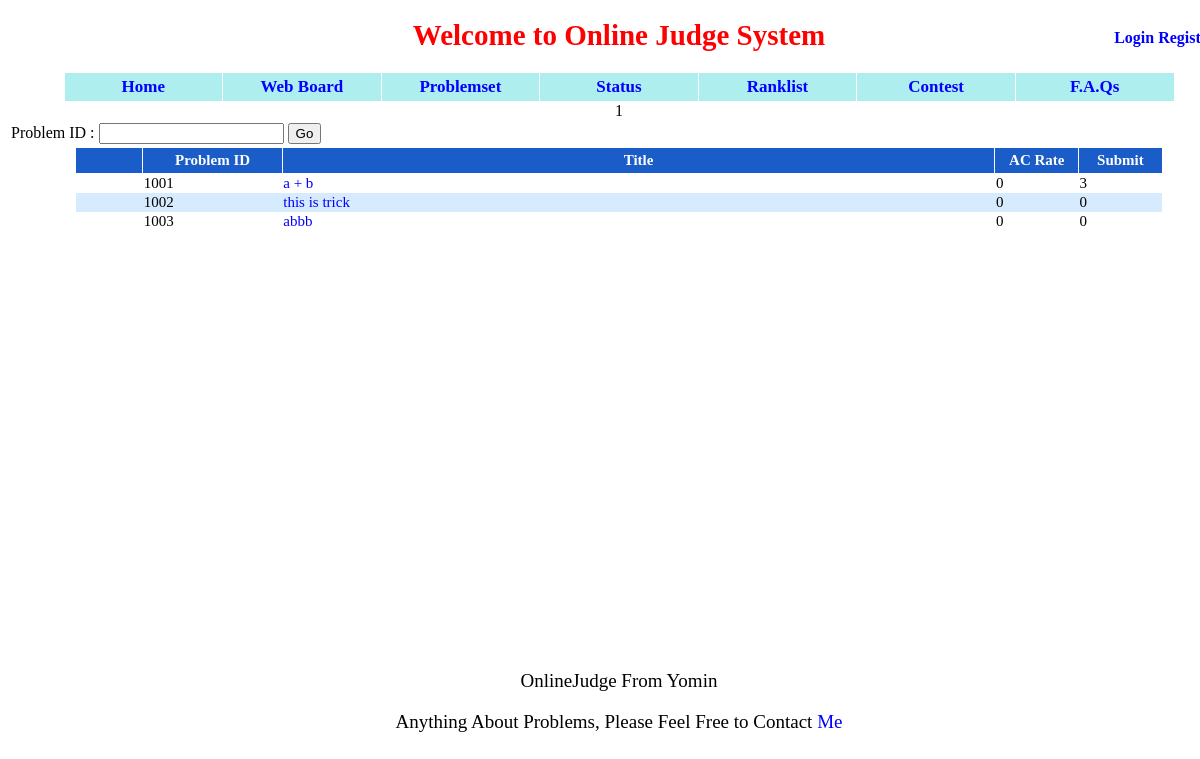
The app's page /problemset/, older data.
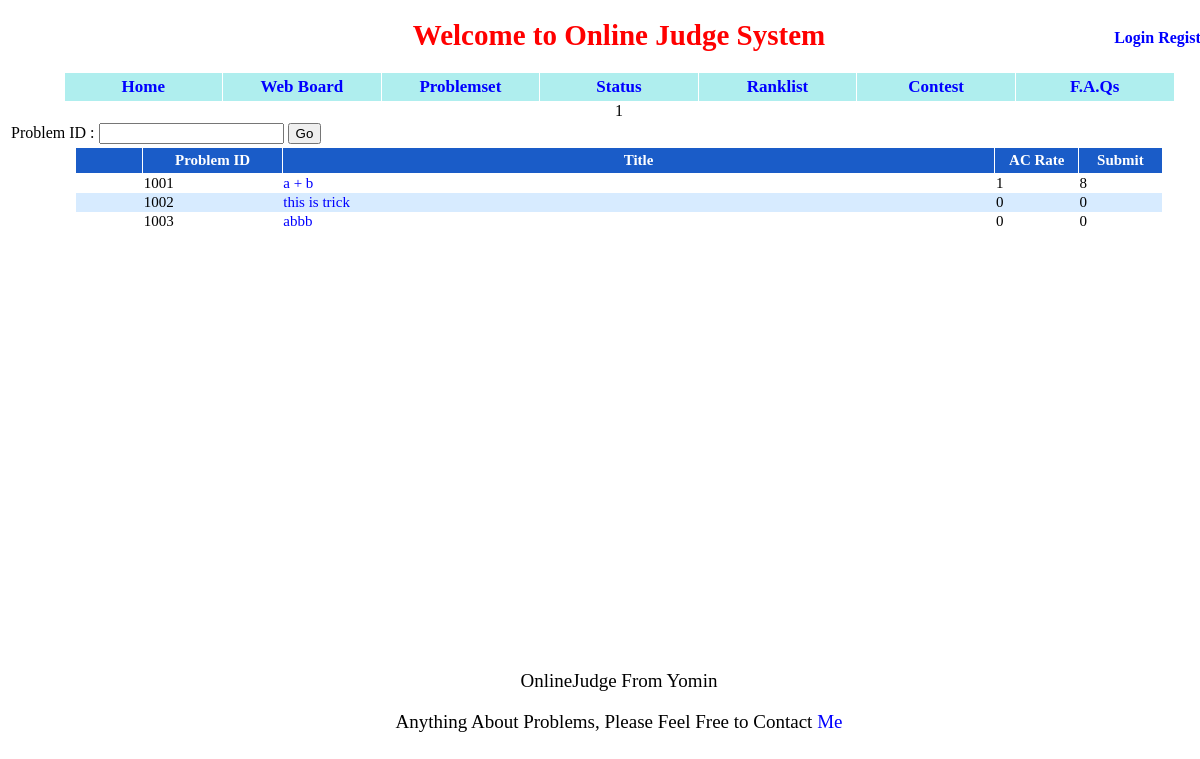
The same page, newer data.
### appfile/models.py (models this page shows, shortened)
class Problem(db.Model):
    pid = db.Column(db.Integer, primary_key=True)
    title = db.Column(db.String(299))
    description = db.Column(db.Text)
    pinput = db.Column(db.Text)
    poutput = db.Column(db.Text)
    sinput = db.Column(db.Text)
    soutput = db.Column(db.Text)
    hint = db.Column(db.Text)
    time_limit = db.Column(db.Integer)
    memory_limit = db.Column(db.Integer)
    ac_count = db.Column(db.Integer, default = 0)
    submit_count = db.Column(db.Integer, default = 0)
    visable = db.Column(db.Boolean, default = True)

### appfile/views.py (the view)
@app.route('/problemset/')
@app.route('/problemset/page=<int:page>/')
def problemset(page = 1):
    form = SearchProblemForm()
    problem_list = Problem.query.filter_by(visable = True).order_by(Problem.pid).paginate(page,MAX_PROBLEM_NUM_ONE_PAGE, False )
    return render_template('problemset.html', page=page, problem_list = problem_list, form = form)

### appfile/forms.py
class SearchProblemForm(Form):
    pid = IntegerField('Problem ID')

### appfile/views.py (called while the page is built)
@app.before_request
def before_request():
    g.user = current_user
    if g.user.is_authenticated():
        g.url = url_for('userinfo',userID = g.user.userID)

### appfile/templates/problemset.html (shortened to what this page needs)
{% extends "base.html" %}
{% block content %}
<center>
    {% for i in problem_list.iter_pages() %}
        {% if i == page %}
            {{ i }}
        {% else %}
            <a href={{ url_for('problemset', page = i) }}> {{ i }} </a>
        {% endif %}
    {% endfor %}
</center>
<form action={{ url_for('search_problem') }} method="POST">
    <table class="center">
        <tr>
            <td> Problem ID : </td>
            <td> {{ form.pid(size=7) }} </td>
            <td><button type="submit"> Go </button></td>
        </tr>
    </table>
</form>
<table id = "problemset">
    <tr>
        <th id="ps_is_ac"></th>
        <th id="ps_pid"> Problem ID </th>
        <th id="ps_title"> Title </th>
        <th id="ps_ac"> AC Rate </th>
        <th id="ps_submit"> Submit </th>
    </tr>
    {% for problem in problem_list.items %}
            <tr style={{ loop.cycle('',"background-color:#D7EBFF") }}>
                <td></td>
                <td> {{ problem.pid + 1000 }} </td>
                <td align="left"><a href={{ url_for('show_problem', pid = problem.pid) }}> {{ problem.title }} </a></td>
                <td>{{ problem.ac_count }}</td>
                <td>{{ problem.submit_count }}</td>
            </tr>
    {% endfor %}
</table>
{% endblock %}

Row changes from the older to the newer data that the page shows:
changed Problem "1001": ac_count "0" → "1"; submit_count "3" → "8"
